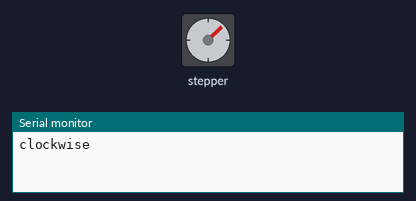
Simulated run of this sketch. Board: ESP8266 (NodeMCU). On the bench: stepper motor, the last lines printed to the serial monitor. Stepper angles assume 200 steps per turn.

Above: at 0.05 s.
At 1.0 s:
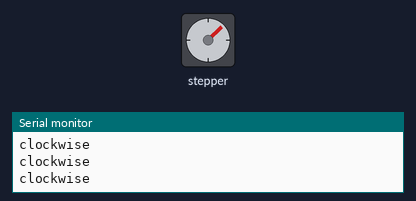
At 2.05 s:
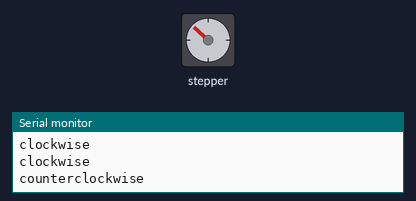
At 2.65 s:
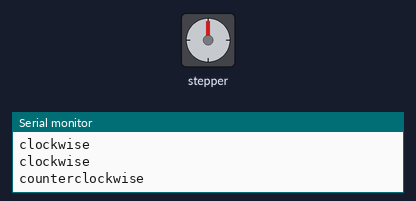
Timing chart, 0 to 6.1 s (numbered marks = the images above):
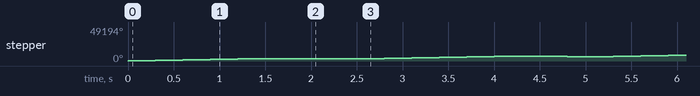

The sketch:

StepperSingle.ino
```cpp
#include <Stepper.h>

const int stepsPerRevolution = 200;  // change this to fit the number of steps per revolution
// for your motor
/*
D1 -> N1
D2 -> N2
D3 -> N3
D4 -> N4

Red -> OUT3
Black -> OUT4

Green -> OUT1
Blue -> OUT2
https://docs.arduino.cc/learn/electronics/stepper-motors#stepperonerevolution
*/
// initialize the stepper library on pins 8 through 11:
Stepper myStepper(stepsPerRevolution, D1, D2, D3, D4);

void setup() {
  // set the speed at 60 rpm:
  myStepper.setSpeed(400);
  // initialize the serial port:
  Serial.begin(9600);
}

void loop() {
  // step one revolution  in one direction:
  for(int i=0; i<10; i++){
  Serial.println("clockwise");
  myStepper.step(stepsPerRevolution);
  }

  delay(500);

  // step one revolution in the other direction:
  Serial.println("counterclockwise");
  myStepper.step(-stepsPerRevolution);
  delay(500);
}
```

Measured:
- by itself, stepper: turns 3600° clockwise in 1.5 s, then 360° counter-clockwise in 0.15 s, repeating every 2.7 s
